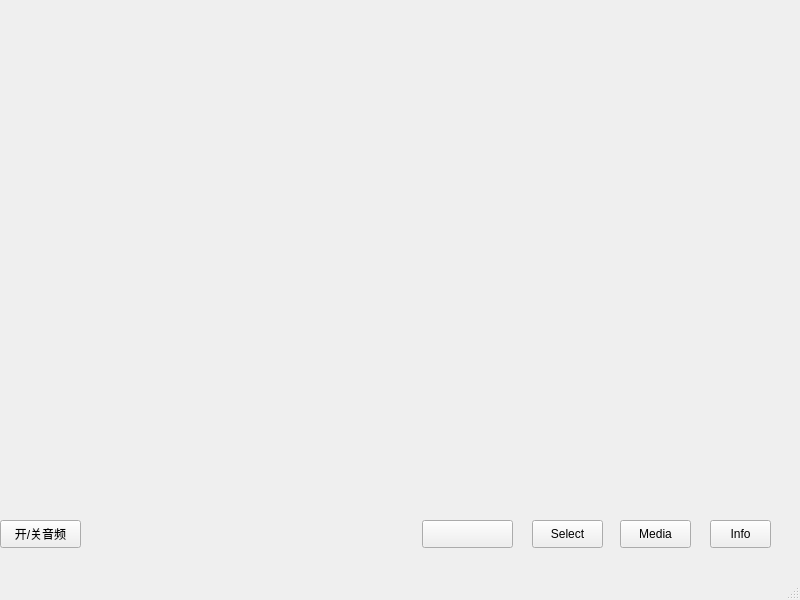
<?xml version="1.0" encoding="UTF-8"?>
<ui version="4.0">
 <class>MainWindow</class>
 <widget class="QMainWindow" name="MainWindow">
  <property name="geometry">
   <rect>
    <x>0</x>
    <y>0</y>
    <width>800</width>
    <height>600</height>
   </rect>
  </property>
  <property name="windowTitle">
   <string>MainWindow</string>
  </property>
  <widget class="QWidget" name="centralwidget">
   <widget class="QPushButton" name="SelectButton">
    <property name="geometry">
     <rect>
      <x>532</x>
      <y>520</y>
      <width>71</width>
      <height>28</height>
     </rect>
    </property>
    <property name="toolTip">
     <string/>
    </property>
    <property name="text">
     <string>Select</string>
    </property>
   </widget>
   <widget class="QPushButton" name="MediaButton">
    <property name="geometry">
     <rect>
      <x>620</x>
      <y>520</y>
      <width>71</width>
      <height>28</height>
     </rect>
    </property>
    <property name="text">
     <string>Media</string>
    </property>
   </widget>
   <widget class="QPushButton" name="InfoButton">
    <property name="geometry">
     <rect>
      <x>710</x>
      <y>520</y>
      <width>61</width>
      <height>28</height>
     </rect>
    </property>
    <property name="text">
     <string>Info</string>
    </property>
   </widget>
   <widget class="QPushButton" name="isNotPausedButton">
    <property name="geometry">
     <rect>
      <x>422</x>
      <y>520</y>
      <width>91</width>
      <height>28</height>
     </rect>
    </property>
    <property name="text">
     <string/>
    </property>
   </widget>
   <widget class="QPushButton" name="deviceButton">
    <property name="geometry">
     <rect>
      <x>0</x>
      <y>520</y>
      <width>81</width>
      <height>28</height>
     </rect>
    </property>
    <property name="text">
     <string>开/关音频</string>
    </property>
   </widget>
  </widget>
  <widget class="QMenuBar" name="menubar">
   <property name="geometry">
    <rect>
     <x>0</x>
     <y>0</y>
     <width>800</width>
     <height>26</height>
    </rect>
   </property>
  </widget>
  <widget class="QStatusBar" name="statusbar"/>
 </widget>
 <resources/>
 <connections/>
</ui>
